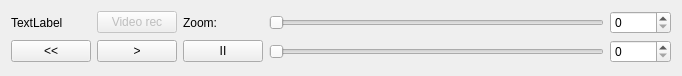
<?xml version="1.0" encoding="UTF-8"?>
<ui version="4.0">
 <class>AnimationBar</class>
 <widget class="QWidget" name="AnimationBar">
  <property name="geometry">
   <rect>
    <x>0</x>
    <y>0</y>
    <width>682</width>
    <height>76</height>
   </rect>
  </property>
  <property name="windowTitle">
   <string>Animation controls</string>
  </property>
  <layout class="QGridLayout" name="gridLayout">
   <item row="0" column="3">
    <widget class="QSlider" name="horizontalSlider">
     <property name="maximum">
      <number>40000</number>
     </property>
     <property name="orientation">
      <enum>Qt::Horizontal</enum>
     </property>
    </widget>
   </item>
   <item row="0" column="4">
    <widget class="QSpinBox" name="spinBox">
     <property name="maximum">
      <number>40000</number>
     </property>
    </widget>
   </item>
   <item row="1" column="1">
    <widget class="QPushButton" name="pushButton_2">
     <property name="text">
      <string>&gt;</string>
     </property>
    </widget>
   </item>
   <item row="1" column="2">
    <widget class="QPushButton" name="pushButton_3">
     <property name="text">
      <string>II</string>
     </property>
    </widget>
   </item>
   <item row="1" column="3">
    <widget class="QSlider" name="horizontalSlider_2">
     <property name="maximum">
      <number>40000</number>
     </property>
     <property name="orientation">
      <enum>Qt::Horizontal</enum>
     </property>
    </widget>
   </item>
   <item row="1" column="4">
    <widget class="QSpinBox" name="spinBox_2">
     <property name="maximum">
      <number>40000</number>
     </property>
    </widget>
   </item>
   <item row="1" column="0">
    <widget class="QPushButton" name="pushButton">
     <property name="text">
      <string>&lt;&lt;</string>
     </property>
    </widget>
   </item>
   <item row="0" column="2">
    <widget class="QLabel" name="label">
     <property name="text">
      <string>Zoom:</string>
     </property>
    </widget>
   </item>
   <item row="0" column="1">
    <widget class="QPushButton" name="pushButton_4">
     <property name="enabled">
      <bool>false</bool>
     </property>
     <property name="text">
      <string>Video rec</string>
     </property>
     <property name="checkable">
      <bool>true</bool>
     </property>
     <property name="checked">
      <bool>false</bool>
     </property>
     <property name="default">
      <bool>false</bool>
     </property>
     <property name="flat">
      <bool>false</bool>
     </property>
    </widget>
   </item>
   <item row="0" column="0">
    <widget class="QLabel" name="label_2">
     <property name="text">
      <string>TextLabel</string>
     </property>
    </widget>
   </item>
  </layout>
 </widget>
 <resources/>
 <connections>
  <connection>
   <sender>horizontalSlider</sender>
   <signal>valueChanged(int)</signal>
   <receiver>spinBox</receiver>
   <slot>setValue(int)</slot>
   <hints>
    <hint type="sourcelabel">
     <x>328</x>
     <y>17</y>
    </hint>
    <hint type="destinationlabel">
     <x>652</x>
     <y>19</y>
    </hint>
   </hints>
  </connection>
  <connection>
   <sender>spinBox</sender>
   <signal>valueChanged(int)</signal>
   <receiver>horizontalSlider</receiver>
   <slot>setValue(int)</slot>
   <hints>
    <hint type="sourcelabel">
     <x>646</x>
     <y>8</y>
    </hint>
    <hint type="destinationlabel">
     <x>506</x>
     <y>24</y>
    </hint>
   </hints>
  </connection>
  <connection>
   <sender>horizontalSlider_2</sender>
   <signal>valueChanged(int)</signal>
   <receiver>spinBox_2</receiver>
   <slot>setValue(int)</slot>
   <hints>
    <hint type="sourcelabel">
     <x>600</x>
     <y>47</y>
    </hint>
    <hint type="destinationlabel">
     <x>643</x>
     <y>45</y>
    </hint>
   </hints>
  </connection>
  <connection>
   <sender>spinBox_2</sender>
   <signal>valueChanged(int)</signal>
   <receiver>horizontalSlider_2</receiver>
   <slot>setValue(int)</slot>
   <hints>
    <hint type="sourcelabel">
     <x>637</x>
     <y>34</y>
    </hint>
    <hint type="destinationlabel">
     <x>469</x>
     <y>46</y>
    </hint>
   </hints>
  </connection>
 </connections>
</ui>
